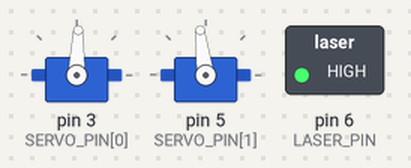
The sketch below on a simulated Arduino Uno, built with avr-gcc and run on an emulated ATmega328P. Parts: 2 × servo, switched loads named in the sketch (green lamp = pin HIGH).

Above: at 0.15 s.
At 35.1 s:
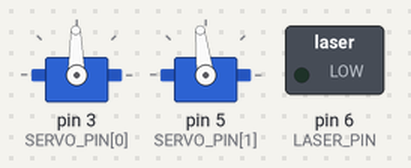
Timing chart, 0 to 36.6 s (numbered marks = the images above):
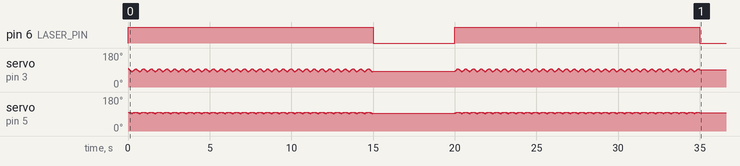

The sketch:

Fronteras.ino
```cpp
#include <Servo.h>
#include "USMXpoints.h"

// Range [600,2200] ~180 deg ==> 9ms ~ 1 degree
Servo mServo[2];
const int SERVO_RANGE[2] = {90, 40}; // 90 ~10 deg

// {BASE,LASER}
const int SERVO_PIN[2] = {3, 5};
const int SERVO_CENTER[2] = {1460, 1530};
const int LASER_PIN = 6;

int mPosition = 0;
const int mDELAY = 3500; // [3333 - 5000]

void setup() {
  for (short i = 0; i < 2; i++) {
    mServo[i].attach(SERVO_PIN[i]);
    mServo[i].writeMicroseconds(SERVO_CENTER[i]);
  }
  pinMode(LASER_PIN, OUTPUT);
  analogWrite(LASER_PIN, LOW);
}

void loop() {
  if ((millis() / 5000) % 4 != 3) {
    back();
  }
  else {
    analogWrite(LASER_PIN, 0);
  }
}

void back() {
  analogWrite(LASER_PIN, 255);
  for (short i = 0; i < 2; i++) {
    mServo[i].writeMicroseconds(SERVO_CENTER[i] + SERVO_RANGE[i] - mPoints[abs(mPosition)][i] * 2 * SERVO_RANGE[i]);
  }
  delayMicroseconds(mDELAY);

  mPosition = (mPosition + 1);
  if (mPosition >= NUM_POINTS) {
    mPosition = 1 - NUM_POINTS;
  }
}

void forward() {
  analogWrite(LASER_PIN, (mPosition == 0) ? 0 : 255);

  for (short i = 0; i < 2; i++) {
    mServo[i].writeMicroseconds(SERVO_CENTER[i] + SERVO_RANGE[i] - mPoints[mPosition][i] * 2 * SERVO_RANGE[i]);
  }
  delayMicroseconds(mDELAY);

  if (mPosition == 0) {
    delay(200);
  }

  mPosition = (mPosition + 1) % NUM_POINTS;
}
```

USMXpoints.h
```cpp
int NUM_POINTS = 64;
float mPoints[][2] = { {0.0, 0.01754386},
  {0.015625, 0.01754386},
  {0.03125, 0.01754386},
  {0.046875, 0.01754386},
  {0.0625, 0.01754386},
  {0.078125, 0.01754386},
  {0.09375, 0.01754386},
  {0.109375, 0.01754386},
  {0.125, 0.06140351},
  {0.140625, 0.078947365},
  {0.15625, 0.10526316},
  {0.171875, 0.12280702},
  {0.1875, 0.14035088},
  {0.203125, 0.15789473},
  {0.21875, 0.18421052},
  {0.234375, 0.20175439},
  {0.25, 0.21929824},
  {0.265625, 0.23684211},
  {0.28125, 0.2631579},
  {0.296875, 0.2631579},
  {0.3125, 0.2631579},
  {0.328125, 0.2631579},
  {0.34375, 0.2631579},
  {0.359375, 0.2631579},
  {0.375, 0.2631579},
  {0.390625, 0.2631579},
  {0.40625, 0.2631579},
  {0.421875, 0.2631579},
  {0.4375, 0.21929824},
  {0.453125, 0.21929824},
  {0.46875, 0.21929824},
  {0.484375, 0.21929824},
  {0.5, 0.21929824},
  {0.515625, 0.21929824},
  {0.53125, 0.22807017},
  {0.546875, 0.2631579},
  {0.5625, 0.2982456},
  {0.578125, 0.32456142},
  {0.59375, 0.35964912},
  {0.609375, 0.48245615},
  {0.625, 0.50877196},
  {0.640625, 0.5350877},
  {0.65625, 0.55263156},
  {0.671875, 0.57894737},
  {0.6875, 0.5701754},
  {0.703125, 0.50877196},
  {0.71875, 0.47368422},
  {0.734375, 0.47368422},
  {0.75, 0.47368422},
  {0.765625, 0.47368422},
  {0.78125, 0.50877196},
  {0.796875, 0.54385966},
  {0.8125, 0.5964912},
  {0.828125, 0.6754386},
  {0.84375, 0.7105263},
  {0.859375, 0.7631579},
  {0.875, 0.85087717},
  {0.890625, 0.9122807},
  {0.90625, 0.9298246},
  {0.921875, 0.94736844},
  {0.9375, 0.9649123},
  {0.953125, 0.9649123},
  {0.96875, 0.9736842},
  {0.984375, 0.99122804}
};
```

Measured:
- by itself, pin 6 (LASER_PIN): alternates HIGH for 15.0 s and LOW for 5.0 s
